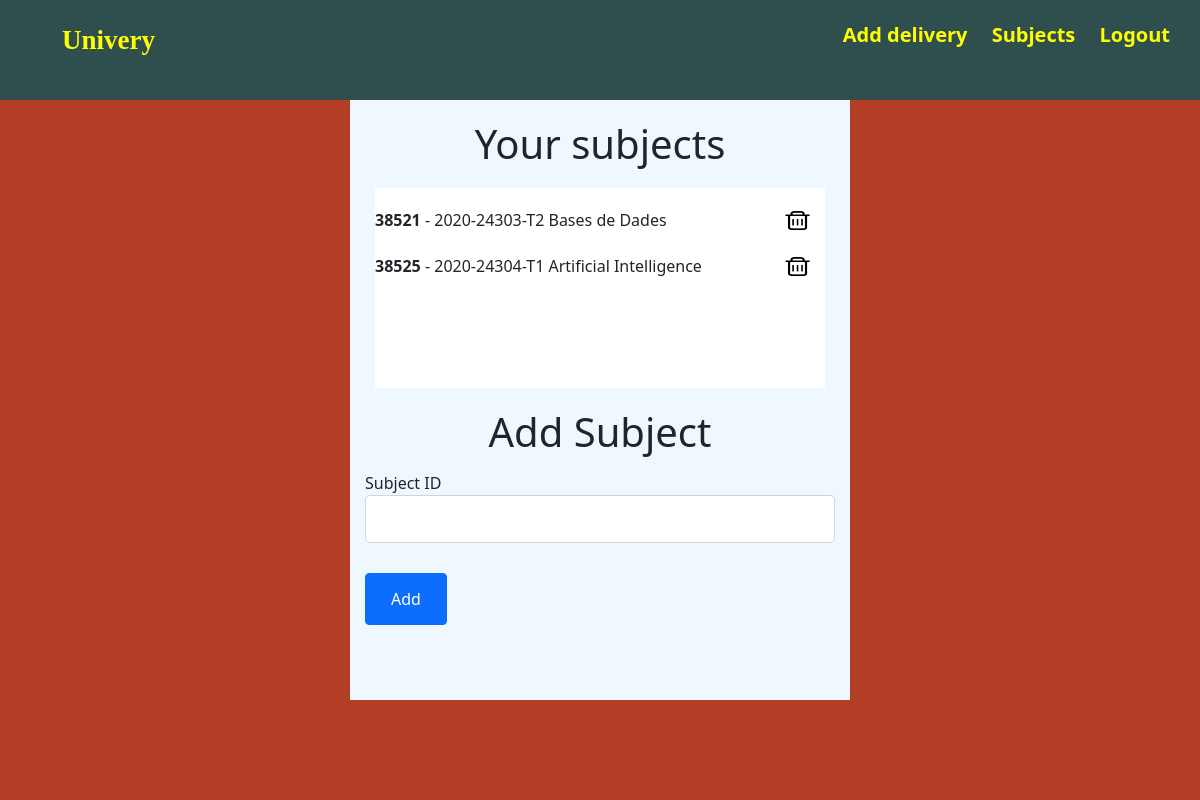
Before: /subjects (signed in) with the older database file.
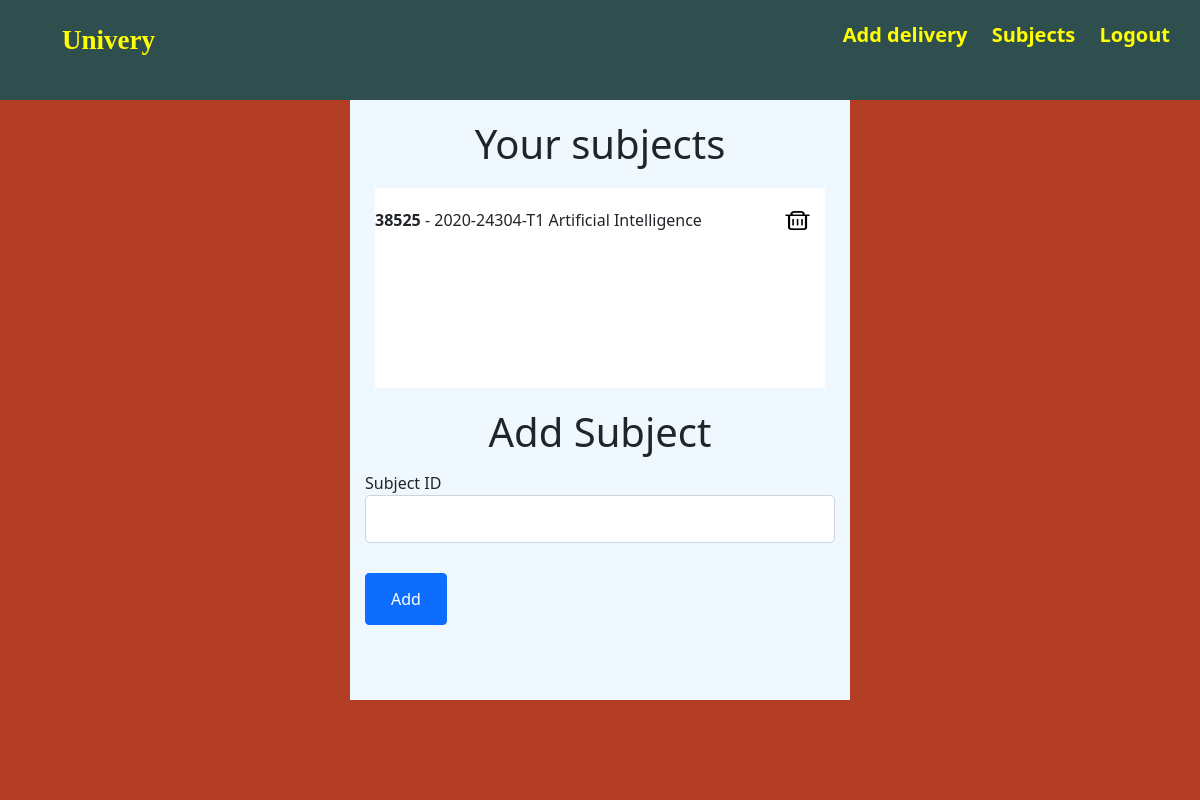
After: the same page with the newer database file.
### app/models.py (models this page shows, shortened)
class Subject(db.Model):
    id = db.Column(db.Integer, primary_key=True)
    identification = db.Column(db.String(15), nullable=False)
    name = db.Column(db.String(50), nullable=False)
    user_id = db.Column(db.Integer, db.ForeignKey('user.id'), nullable=False)
    deliveries = db.relationship('Delivery', backref='subject', lazy=True)

### app/subjects/routes.py (the view)
@subjects.route("/subjects", methods=['GET', 'POST'])
@login_required
def subjects_page():
    form = AddSubjectForm()
    if form.validate_on_submit():
        correct, name, identification = check_subject(form.subject_id.data)
        if correct and not Subject.query.filter_by(identification=identification, user_id=current_user.id).first():
            subject = Subject(identification=identification, name=name, user_id=current_user.id)
            db.session.add(subject)
            db.session.commit()
    return render_template('subject/add-subject.html', form=form)

### app/subjects/forms.py
class AddSubjectForm(FlaskForm):
    subject_id = StringField('Subject ID', validators=[
        DataRequired(), Length(max=15)])
    submit = SubmitField('Add')

### app/models.py (called while the page is built)
@login_manager.user_loader
def load_user(user_id):
    return User.query.get(int(user_id))

### app/templates/subject/add-subject.html (shortened to what this page needs)
{% extends "base.html" %}
{% block content %}
<div class="login-page">
    <div class="login-box centered">
        <h1 class="head-legend">Your subjects</h1>
        <div class="your-subjects">
            {% for subject in current_user.subjects %}
            <div class="subject-box">
                <div class="subject-name">
                    <p><b>{{subject.identification}}</b> - {{subject.name}}</p>
                </div>
                <div class="subject-action">
                    <a href="{{url_for('subjects.subject_remove', id=subject.id)}}"><img src="/static/web_pics/remove.png" alt="" srcset=""></a>
                </div>
            </div>
            {% endfor %}
        </div>
        <form method="POST" action="">
            <h1 class="head-legend">Add Subject</h1>
            <div class="form-group sm-margin">
                {{ form.subject_id.label(class="form-control-label") }}
                {% if form.subject_id.errors %}
                {{ form.subject_id(class="form-control form-control-lg is-invalid") }}
                <div class="invalid-feedback">
                    {% for error in form.subject_id.errors %}
                    <span>{{ error }}</span>
                    {% endfor %}
                </div>
                {% else %}
                {{ form.subject_id(class="form-control form-control-lg") }}
                {% endif %}
            </div>
            <div class="btn btn-primary sm-margin">
                {{ form.submit(class="btn login-btn") }}
            </div>
        </form>
    </div>
</div>
{% endblock content %}

### app/templates/base.html (shortened to what this page needs)
<html lang="en">
<head>
    <link rel="stylesheet" type="text/css" href="/static/style.css">
    <link href="https://cdn.jsdelivr.net/npm/bootstrap@5.0.0-beta1/dist/css/bootstrap.min.css" rel="stylesheet">
</head>
<body>
    <header class="secondary-header">
        <div class="mycontainer left">
            <ul>
                <li><a id="logo" class="link" href="{{ url_for('main.home') }}">Univery</a></li>
            </ul>
        </div>
        <div class="mycontainer right">
            <ul>
                {% if current_user.is_authenticated %}
                <li><a class="link" href="{{ url_for('deliveries.add_delivery') }}">Add delivery</a></li>
                <li><a class="link" href="{{ url_for('subjects.subjects_page') }}">Subjects</a></li>
                <li><a class="link" href="{{ url_for('users.logout') }}">Logout</a></li>
                {% else %}
                <li><a class="link" href="{{ url_for('users.login') }}">Login</a></li>
                <li><a class="link" href="{{ url_for('users.register') }}">Register</a></li>
                {% endif %}
            </ul>
        </div>
    </header>
    {% block content %}{% endblock %}
</body>
</html>
</html>

### app/static/style.css (style rules this page uses)
* { margin: 0; padding: 0; }
.centered { position: fixed; top: 50%; left: 50%; transform: translate(-50%, -50%); }
.sm-margin { margin: 15px; }
#logo { font-size: 27px; font-family: 'Lucida Sans'; }
.login-box { width: 500px; height: 600px; background-color: aliceblue; }
.login-btn { color: white !important; }
.login-page { margin-top: 100px; width: 100%; height: 100%; left: 0em; top: 0em; position: fixed; background-color: #b33d25; }
.head-legend { text-align: center; margin-top: 20px; }
.secondary-header { height: 100px; width: 100%; background-color: darkslategrey; }
.secondary-header ul { list-style: none; }
.secondary-header ul li { display: inline-block; margin: 0 10px; }
.link { text-decoration: none; color: yellow; font-weight: bold; font-size: 20px; }
.mycontainer { width: fit-content; margin: 20px; }
.right { float: right; }
.left { float: left; }
.your-subjects { background-color: white; width: 90%; margin: 0 auto; overflow-y: scroll; height: 200px; margin-top: 20px; }
.your-subjects p { height: 30px; padding-top: 20px; }
.subject-name { float: left; width: 90%; }
.subject-action { float: left; width: 10%; }
.subject-action img { width: 35px; height: 45px; padding-top: 20px; }
.subject-box { height: fit-content; }

Changed rows visible on the page:
removed Subject: identification "38521", name "2020-24303-T2 Bases de Dades"
